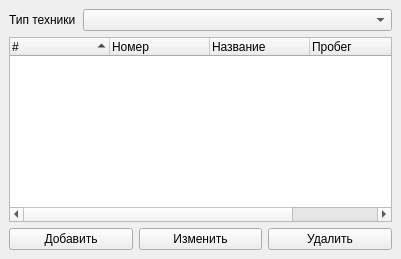
<?xml version="1.0" encoding="UTF-8"?>
<ui version="4.0">
 <class>MainWindow</class>
 <widget class="QMainWindow" name="MainWindow">
  <property name="geometry">
   <rect>
    <x>0</x>
    <y>0</y>
    <width>401</width>
    <height>259</height>
   </rect>
  </property>
  <property name="sizePolicy">
   <sizepolicy hsizetype="Fixed" vsizetype="Fixed">
    <horstretch>0</horstretch>
    <verstretch>0</verstretch>
   </sizepolicy>
  </property>
  <property name="windowTitle">
   <string>Контроль ГСМ</string>
  </property>
  <property name="windowIcon">
   <iconset>
    <normaloff>C:/Users/dimab/Downloads/gas_station.ico</normaloff>C:/Users/dimab/Downloads/gas_station.ico</iconset>
  </property>
  <property name="locale">
   <locale language="Russian" country="Russia"/>
  </property>
  <property name="toolButtonStyle">
   <enum>Qt::ToolButtonIconOnly</enum>
  </property>
  <widget class="QWidget" name="centralwidget">
   <layout class="QVBoxLayout" name="verticalLayout">
    <item>
     <layout class="QHBoxLayout" name="horizontalLayout" stretch="1,5">
      <property name="sizeConstraint">
       <enum>QLayout::SetDefaultConstraint</enum>
      </property>
      <item>
       <widget class="QLabel" name="label">
        <property name="minimumSize">
         <size>
          <width>68</width>
          <height>20</height>
         </size>
        </property>
        <property name="maximumSize">
         <size>
          <width>68</width>
          <height>20</height>
         </size>
        </property>
        <property name="text">
         <string>Тип техники</string>
        </property>
       </widget>
      </item>
      <item>
       <widget class="QComboBox" name="vehicleType"/>
      </item>
     </layout>
    </item>
    <item>
     <widget class="QTreeWidget" name="treeWidget">
      <property name="styleSheet">
       <string notr="true"/>
      </property>
      <property name="autoExpandDelay">
       <number>-1</number>
      </property>
      <property name="indentation">
       <number>0</number>
      </property>
      <property name="rootIsDecorated">
       <bool>true</bool>
      </property>
      <property name="sortingEnabled">
       <bool>true</bool>
      </property>
      <property name="headerHidden">
       <bool>false</bool>
      </property>
      <property name="columnCount">
       <number>5</number>
      </property>
      <attribute name="headerCascadingSectionResizes">
       <bool>true</bool>
      </attribute>
      <attribute name="headerDefaultSectionSize">
       <number>100</number>
      </attribute>
      <attribute name="headerHighlightSections">
       <bool>true</bool>
      </attribute>
      <attribute name="headerShowSortIndicator" stdset="0">
       <bool>true</bool>
      </attribute>
      <attribute name="headerStretchLastSection">
       <bool>false</bool>
      </attribute>
      <column>
       <property name="text">
        <string>#</string>
       </property>
      </column>
      <column>
       <property name="text">
        <string>Номер</string>
       </property>
      </column>
      <column>
       <property name="text">
        <string>Название</string>
       </property>
      </column>
      <column>
       <property name="text">
        <string>Пробег</string>
       </property>
      </column>
      <column>
       <property name="text">
        <string>Остаток топлива</string>
       </property>
      </column>
     </widget>
    </item>
    <item>
     <layout class="QHBoxLayout" name="horizontalLayout_2">
      <item>
       <widget class="QPushButton" name="addButton">
        <property name="text">
         <string>Добавить</string>
        </property>
       </widget>
      </item>
      <item>
       <widget class="QPushButton" name="editButton">
        <property name="text">
         <string>Изменить</string>
        </property>
       </widget>
      </item>
      <item>
       <widget class="QPushButton" name="delButton">
        <property name="text">
         <string>Удалить</string>
        </property>
       </widget>
      </item>
     </layout>
    </item>
   </layout>
  </widget>
 </widget>
 <resources/>
 <connections/>
</ui>
